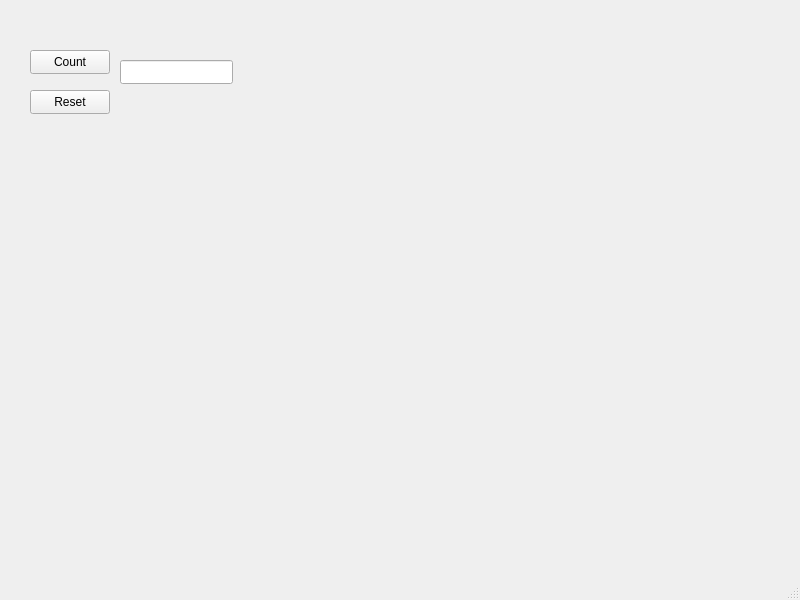
<?xml version="1.0" encoding="UTF-8"?>
<ui version="4.0">
 <class>MainWindow</class>
 <widget class="QMainWindow" name="MainWindow">
  <property name="geometry">
   <rect>
    <x>0</x>
    <y>0</y>
    <width>800</width>
    <height>600</height>
   </rect>
  </property>
  <property name="windowTitle">
   <string>MainWindow</string>
  </property>
  <widget class="QWidget" name="centralwidget">
   <widget class="QPushButton" name="btnCount">
    <property name="geometry">
     <rect>
      <x>30</x>
      <y>50</y>
      <width>80</width>
      <height>24</height>
     </rect>
    </property>
    <property name="text">
     <string>Count</string>
    </property>
   </widget>
   <widget class="QPushButton" name="btnReset">
    <property name="geometry">
     <rect>
      <x>30</x>
      <y>90</y>
      <width>80</width>
      <height>24</height>
     </rect>
    </property>
    <property name="text">
     <string>Reset</string>
    </property>
   </widget>
   <widget class="QLineEdit" name="lineEdit">
    <property name="geometry">
     <rect>
      <x>120</x>
      <y>60</y>
      <width>113</width>
      <height>24</height>
     </rect>
    </property>
   </widget>
  </widget>
  <widget class="QMenuBar" name="menubar">
   <property name="geometry">
    <rect>
     <x>0</x>
     <y>0</y>
     <width>800</width>
     <height>21</height>
    </rect>
   </property>
  </widget>
  <widget class="QStatusBar" name="statusbar"/>
 </widget>
 <resources/>
 <connections/>
</ui>
